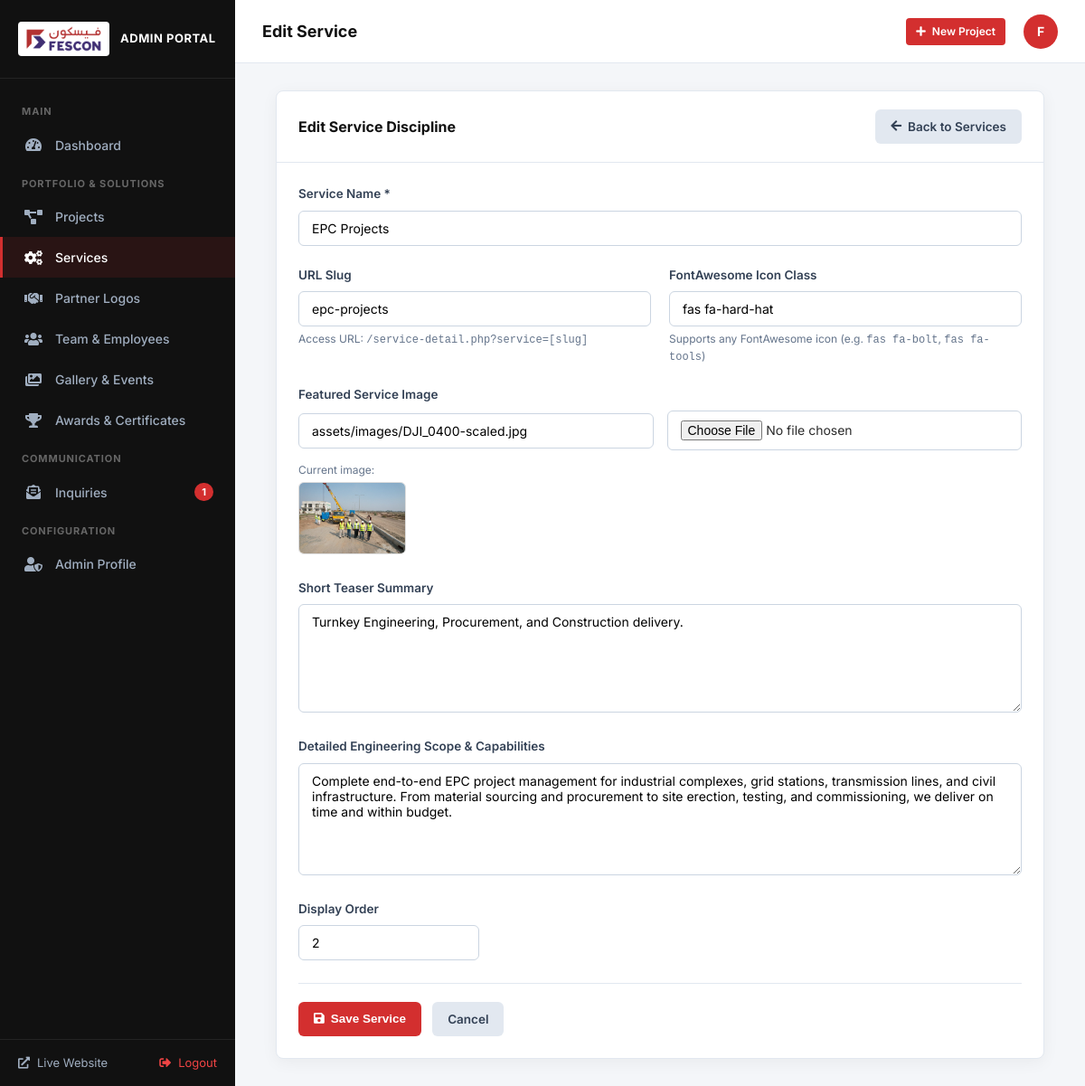
The page /admin/service-form.php?id=2 (signed in) on the database its author committed.
### tables this page shows
CREATE TABLE services (
        id INTEGER PRIMARY KEY AUTOINCREMENT,
        name TEXT NOT NULL,
        slug TEXT UNIQUE NOT NULL,
        icon_class TEXT,
        image_url TEXT,
        short_description TEXT,
        full_description TEXT,
        sort_order INTEGER DEFAULT 0,
        is_active INTEGER DEFAULT 1,
        created_at DATETIME DEFAULT CURRENT_TIMESTAMP
    );

### includes/config.php (called while the page is built, shortened)
<?php
$scriptName = str_replace('\\', '/', $_SERVER['SCRIPT_NAME'] ?? '');
$scriptDir = dirname($scriptName);
if ($scriptDir === '/' || $scriptDir === '\\') {
    $base_url = '';
} else {
    $parts = explode('/', trim($scriptDir, '/'));
    $knownPages = [
        'about-us', 'our-story', 'our-values', 'management-team', 'the-founder',
        'certifications', 'collaborations', 'blogs', 'gallery', 'awards', 'services', 'planning-and-designing',
        'epc-projects', 'energy-transmission-distribution', 'operation-maintenance',
        'mep-solutions', 'civil-works', 'projects', 'hse-policy', 'welfare-policy',
        'csr-policy', 'team', 'contact-us', 'careers', 'client-projects',
        'project-detail', 'service-detail', 'admin', 'api'
    ];
    if (!empty($parts) && in_array(end($parts), $knownPages)) {
        array_pop($parts);
    }
    $base_url = !empty($parts) ? '/' . implode('/', $parts) : '';
}
?>

### includes/db.php (called while the page is built, shortened)
<?php
require_once __DIR__ . '/config.php';
function get_db() {
    static $pdo = null;
    if ($pdo === null) {
        $storageDir = dirname(__DIR__) . '/storage';
        $dbPath = $storageDir . '/database.sqlite';
        try {
            $pdo = new PDO('sqlite:' . $dbPath);
            $pdo->setAttribute(PDO::ATTR_ERRMODE, PDO::ERRMODE_EXCEPTION);
            $pdo->setAttribute(PDO::ATTR_DEFAULT_FETCH_MODE, PDO::FETCH_ASSOC);
            $pdo->exec('PRAGMA busy_timeout = 5000;');
        } catch (PDOException $e) {
            error_log('Database Connection Error: ' . $e->getMessage());
            if (!headers_sent()) {
                http_response_code(500);
            }
            die('Database Connection Error: ' . htmlspecialchars($e->getMessage()));
        }
    }
    return $pdo;
}
function get_service_by_id($id) {
    $db = get_db();
    $stmt = $db->prepare("SELECT * FROM services WHERE id = ? LIMIT 1");
    $stmt->execute([$id]);
    return $stmt->fetch() ?: null;
}
?>

### admin/service-form.php (the view, shortened to what this page needs)
<?php
$id = intval($_GET['id'] ?? 0);
$is_edit = $id > 0;
$service = null;
if ($is_edit) {
    $service = get_service_by_id($id);
}
require_once __DIR__ . '/includes/header.php';
?>
<div class="admin-card" style="max-width: 850px; margin: 0 auto;">
    <div class="admin-card-header">
        <h3 class="admin-card-title"><?php echo $is_edit ? 'Edit Service Discipline' : 'Add Engineering Service'; ?></h3>
        <a href="<?php echo $base_url; ?>/admin/services.php" class="btn-admin btn-admin-secondary">
            <i class="fas fa-arrow-left"></i> Back to Services
        </a>
    </div>
    <div class="admin-card-body">
        <form method="POST" action="" enctype="multipart/form-data">
            <div class="form-group">
                <label for="name">Service Name *</label>
                <input type="text" id="name" name="name" class="form-control" placeholder="e.g. Energy Transmission &amp; Distribution" value="<?php echo htmlspecialchars($_POST['name'] ?? ($service['name'] ?? '')); ?>" required>
            </div>
            <div class="form-row">
                <div class="form-group">
                    <label for="slug">URL Slug</label>
                    <input type="text" id="slug" name="slug" class="form-control" placeholder="e.g. energy-transmission-distribution" value="<?php echo htmlspecialchars($_POST['slug'] ?? ($service['slug'] ?? '')); ?>">
                    <div class="form-text-help">Access URL: <code>/service-detail.php?service=[slug]</code></div>
                </div>
                <div class="form-group">
                    <label for="icon_class">FontAwesome Icon Class</label>
                    <input type="text" id="icon_class" name="icon_class" class="form-control" placeholder="e.g. fas fa-bolt, fas fa-hard-hat" value="<?php echo htmlspecialchars($_POST['icon_class'] ?? ($service['icon_class'] ?? 'fas fa-cogs')); ?>">
                    <div class="form-text-help">Supports any FontAwesome icon (e.g. <code>fas fa-bolt</code>, <code>fas fa-tools</code>)</div>
                </div>
            </div>
            <div class="form-group">
                <label>Featured Service Image</label>
                <div style="display: flex; gap: 15px; align-items: center; flex-wrap: wrap;">
                    <div style="flex: 1; min-width: 240px;">
                        <input type="text" id="image_url" name="image_url" class="form-control" placeholder="Enter image URL" value="<?php echo htmlspecialchars($_POST['image_url'] ?? ($service['image_url'] ?? '')); ?>">
                    </div>
                    <div style="flex: 1; min-width: 240px;">
                        <input type="file" id="image_file" name="image_file" class="form-control" accept="image/*">
                    </div>
                </div>
                <?php if (!empty($service['image_url'])): ?>
                    <div style="margin-top: 10px;">
                        <span style="font-size: 12px; color: #64748b;">Current image:</span><br>
                        <img src="<?php echo htmlspecialchars($service['image_url']); ?>" alt="" style="max-height: 80px; border-radius: 6px; border: 1px solid #ddd; margin-top: 4px;">
                    </div>
                <?php endif; ?>
            </div>
            <div class="form-group">
                <label for="short_description">Short Teaser Summary</label>
                <textarea id="short_description" name="short_description" class="form-control" rows="2" placeholder="Brief 1-sentence tagline shown on cards"><?php echo htmlspecialchars($_POST['short_description'] ?? ($service['short_description'] ?? '')); ?></textarea>
            </div>
            <div class="form-group">
                <label for="full_description">Detailed Engineering Scope &amp; Capabilities</label>
                <textarea id="full_description" name="full_description" class="form-control" rows="6" placeholder="In-depth description of engineering standards, team capabilities, and testing protocols"><?php echo htmlspecialchars($_POST['full_description'] ?? ($service['full_description'] ?? '')); ?></textarea>
            </div>
            <div class="form-group" style="max-width: 200px;">
                <label for="sort_order">Display Order</label>
                <input type="number" id="sort_order" name="sort_order" class="form-control" value="<?php echo htmlspecialchars($_POST['sort_order'] ?? ($service['sort_order'] ?? 0)); ?>">
            </div>
            <div style="display: flex; gap: 12px; border-top: 1px solid var(--admin-border); padding-top: 20px; margin-top: 25px;">
                <button type="submit" class="btn-admin btn-admin-primary">
                    <i class="fas fa-save"></i> <?php echo $is_edit ? 'Save Service' : 'Create Service'; ?>
                </button>
                <a href="<?php echo $base_url; ?>/admin/services.php" class="btn-admin btn-admin-secondary">Cancel</a>
            </div>
        </form>
    </div>
</div>
<?php require_once __DIR__ . '/includes/footer.php'; ?>

### admin/assets/css/admin.css (style rules this page uses)
:root { --admin-sidebar-bg: #111111; --admin-sidebar-hover: #1f1f1f; --admin-sidebar-active: #d32f2f; --admin-primary: #d32f2f; --admin-primary-hover: #b71c1c; --admin-secondary: #066aab; --admin-dark: #1e1e24; --admin-light-bg: #f4f6f9; --admin-card-bg: #ffffff; --admin-text-main: #2b2b2b; --admin-text-muted: #6c757d; --admin-border: #e2e8f0; --admin-success: #28a745; --admin-warning: #ffc107; --admin-danger: #dc3545; --admin-radius: 8px; --admin-shadow: 0 4px 18px rgba(0, 0, 0, 0.05); }
* { box-sizing: border-box; margin: 0; padding: 0; }
body.admin-body { font-family: 'Inter', -apple-system, BlinkMacSystemFont, "Segoe UI", Roboto, sans-serif; background-color: var(--admin-light-bg); color: var(--admin-text-main); display: flex; min-height: 100vh; font-size: 14px; line-height: 1.5; }
.admin-card { background: var(--admin-card-bg); border-radius: var(--admin-radius); border: 1px solid var(--admin-border); box-shadow: var(--admin-shadow); margin-bottom: 30px; overflow: hidden; }
.admin-card-header { padding: 20px 24px; border-bottom: 1px solid var(--admin-border); display: flex; align-items: center; justify-content: space-between; flex-wrap: wrap; gap: 12px; }
.admin-card-title { font-size: 16px; font-weight: 700; color: #111; }
.admin-card-body { padding: 24px; }
.btn-admin { display: inline-flex; align-items: center; gap: 7px; padding: 8px 16px; border-radius: 6px; font-size: 13.5px; font-weight: 600; text-decoration: none; cursor: pointer; border: 1px solid transparent; transition: all 0.2s ease; }
.btn-admin-primary { background: var(--admin-primary); color: #ffffff; }
.btn-admin-secondary { background: #e2e8f0; color: #334155; }
.form-group { margin-bottom: 22px; }
.form-group label { display: block; font-size: 13.5px; font-weight: 600; color: #334155; margin-bottom: 8px; }
.form-control { width: 100%; padding: 10px 14px; border: 1px solid #cbd5e1; border-radius: 6px; font-size: 14px; font-family: inherit; background: #ffffff; transition: border-color 0.2s, box-shadow 0.2s; }
textarea.form-control { min-height: 120px; resize: vertical; }
.form-row { display: grid; grid-template-columns: repeat(auto-fit, minmax(280px, 1fr)); gap: 20px; }
.form-text-help { font-size: 12px; color: #64748b; margin-top: 5px; }

### rows shown on the page
services: name "EPC Projects", slug "epc-projects", icon_class "fas fa-hard-hat", image_url "assets/images/DJI_0400-scaled.jpg", image_url (picture), short_description "Turnkey Engineering, Procurement, and Construction delivery.", full_description "Complete end-to-end EPC project management for industrial complexes, grid stations, transmission lines, and civil infrastructure. From material sourcing and procurement to site erection, testing, and commissioning, we deliver on time and within budget.", sort_order "2"

### other values the page prints
$unread_count "1"
$admin_page_title "Edit Service"
substr($current_admin['name'], 0, 1) "F"
